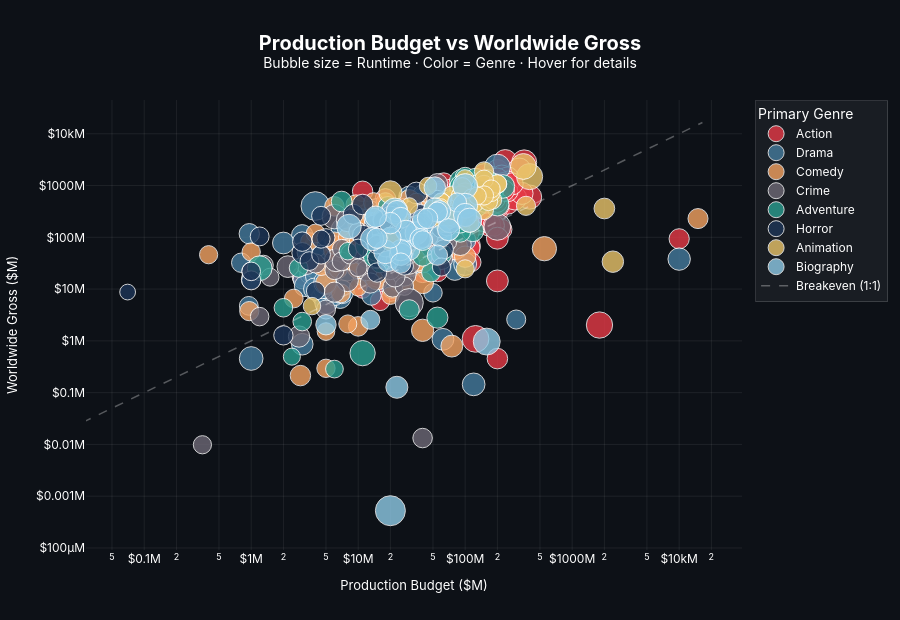

The code cell stored with this chart in its notebook:
### Code cell
import ast, pandas as pd, numpy as np
import plotly.graph_objects as go

def primary_genre(x):
    try:
        genres = ast.literal_eval(x)
        return genres[0] if genres else "Unknown"
    except:
        return "Unknown"

df["primary_genre"] = df["genres"].apply(primary_genre)
df["budget_M"]      = df["productionBudget"] / 1e6
df["gross_M"]       = df["worldwideGross"] / 1e6
df["runtime_min"]   = df["runtimeSeconds"] / 60
df = df.dropna(subset=["budget_M", "gross_M", "totalStarMeter", "runtime_min"])

top_genres = ["Action", "Drama", "Comedy", "Crime", "Adventure", "Horror", "Animation", "Biography"]
df = df[df["primary_genre"].isin(top_genres)]

genre_colors = {
    "Action":    "#e63946",
    "Drama":     "#457b9d",
    "Comedy":    "#f4a261",
    "Crime":     "#6d6875",
    "Adventure": "#2a9d8f",
    "Horror":    "#1d3557",
    "Animation": "#e9c46a",
    "Biography": "#8ecae6",
}

fig = go.Figure()

for genre in top_genres:
    g = df[df["primary_genre"] == genre]
    fig.add_trace(go.Scatter(
        x=g["budget_M"],
        y=g["gross_M"],
        mode="markers",
        name=genre,
        marker=dict(
            size=g["runtime_min"] / 4,
            color=genre_colors[genre],
            opacity=0.8,
            line=dict(width=1, color="white"),
            sizemode="area",
            sizeref=2. * df["runtime_min"].max() / (60.**2),
            sizemin=4,
        ),
        customdata=np.stack([
            g["primaryTitle"],
            g["runtime_min"].round(0),
            g["totalStarMeter"],
            g["grossBudgetRatio"].round(2),
            g["startYear"].astype(int)
        ], axis=-1),
        hovertemplate=(
            "<b>%{customdata[0]}</b><br>"
            "Budget: $%{x:.0f}M<br>"
            "Gross: $%{y:.0f}M<br>"
            "Runtime: %{customdata[1]} min<br>"
            "Star Meter: %{customdata[2]}<br>"
            "ROI Ratio: %{customdata[3]}x<br>"
            "Year: %{customdata[4]}<br>"
            "<extra></extra>"
        )
    ))

# Breakeven line
max_budget = df["budget_M"].max() * 1.1
fig.add_trace(go.Scatter(
    x=[0, max_budget],
    y=[0, max_budget],
    mode="lines",
    name="Breakeven (1:1)",
    line=dict(color="rgba(255,255,255,0.3)", dash="dash", width=1.5),
    hoverinfo="skip",
))

fig.update_layout(
    title=dict(
        text="<b>Production Budget vs Worldwide Gross</b><br><sup>Bubble size = Runtime · Color = Genre · Hover for details</sup>",
        font=dict(size=20, color="white"),
        x=0.5,
        xanchor="center",
    ),
    paper_bgcolor="#0d1117",
    plot_bgcolor="#0d1117",
    font=dict(color="white", family="Inter, sans-serif"),
    xaxis=dict(
        title="Production Budget ($M)",
        gridcolor="rgba(255,255,255,0.07)",
        zerolinecolor="rgba(255,255,255,0.15)",
        tickprefix="$",
        ticksuffix="M",
        type="log",
        title_font=dict(size=13),
    ),
    yaxis=dict(
        title="Worldwide Gross ($M)",
        gridcolor="rgba(255,255,255,0.07)",
        zerolinecolor="rgba(255,255,255,0.15)",
        tickprefix="$",
        ticksuffix="M",
        type="log",
        title_font=dict(size=13),
    ),
    legend=dict(
        title="Primary Genre",
        bgcolor="rgba(255,255,255,0.05)",
        bordercolor="rgba(255,255,255,0.15)",
        borderwidth=1,
        font=dict(size=12),
    ),
    hoverlabel=dict(
        bgcolor="#1c1c2e",
        bordercolor="rgba(255,255,255,0.2)",
        font=dict(size=13, color="white"),
    ),
    margin=dict(l=70, r=40, t=100, b=70),
    height=620,
)

fig.show()

### Figure 1 — Plotly figure (JSON) as saved in the notebook; plotly's stock layout.template omitted (floating-point values rounded to 4 significant figures; data arrays with more than 128 entries replaced by an {"elided": "..."} marker saying what was removed)
{"data": [{"customdata": {"elided": "233x5 mixed values"}, "hovertemplate": "<b>%{customdata[0]}</b><br>Budget: $%{x:.0f}M<br>Gross: $%{y:.0f}M<br>Runtime: %{customdata[1]} min<br>Star Meter: %{customdata[2]}<br>ROI Ratio: %{customdata[3]}x<br>Year: %{customdata[4]}<br><extra></extra>", "marker": {"color": "#e63946", "line": {"color": "white", "width": 1}, "opacity": 0.8, "size": {"elided": "233 float values"}, "sizemin": 4, "sizemode": "area", "sizeref": 0.1444}, "mode": "markers", "name": "Action", "type": "scatter", "x": {"elided": "233 float values"}, "y": {"elided": "233 float values"}}, {"customdata": {"elided": "136x5 mixed values"}, "hovertemplate": "<b>%{customdata[0]}</b><br>Budget: $%{x:.0f}M<br>Gross: $%{y:.0f}M<br>Runtime: %{customdata[1]} min<br>Star Meter: %{customdata[2]}<br>ROI Ratio: %{customdata[3]}x<br>Year: %{customdata[4]}<br><extra></extra>", "marker": {"color": "#457b9d", "line": {"color": "white", "width": 1}, "opacity": 0.8, "size": {"elided": "136 float values"}, "sizemin": 4, "sizemode": "area", "sizeref": 0.1444}, "mode": "markers", "name": "Drama", "type": "scatter", "x": {"elided": "136 float values"}, "y": {"elided": "136 float values"}}, {"customdata": {"elided": "103x5 mixed values"}, "hovertemplate": "<b>%{customdata[0]}</b><br>Budget: $%{x:.0f}M<br>Gross: $%{y:.0f}M<br>Runtime: %{customdata[1]} min<br>Star Meter: %{customdata[2]}<br>ROI Ratio: %{customdata[3]}x<br>Year: %{customdata[4]}<br><extra></extra>", "marker": {"color": "#f4a261", "line": {"color": "white", "width": 1}, "opacity": 0.8, "size": [27.0, 36.0, 24.25, 27.25, 32.5, 28.5, 40.25, 20.75, 29.5, 32.0, 34.75, 26.75, 24.75, 25.75, 25.75, 25.5, 24.25, 35.25, 37.0, 25.0, 24.25, 29.0, 25.75, 27.25, 32.0, 29.25, 22.0, 29.0, 25.75, 28.75, 24.25, 28.0, 25.5, 28.25, 34.75, 34.5, 47.25, 30.5, 33.25, 32.75, 30.25, 22.25, 24.25, 32.0, 24.25, 29.25, 27.0, 31.5, 30.75, 23.25, 23.75, 28.0, 22.0, 24.0, 24.25, 27.0, 24.5, 26.25, 28.0, 25.25, 27.75, 23.5, 26.75, 25.25, 27.5, 25.75, 24.0, 27.25, 22.5, 22.0, 23.75, 42.5, 25.5, 33.25, 29.75, 31.5, 26.5, 23.0, 36.75, 23.0, 41.0, 22.5, 25.75, 29.0, 33.75, 33.0, 23.5, 29.75, 27.0, 25.25, 29.0, 23.0, 22.25, 26.75, 30.5, 34.75, 29.25, 27.25, 26.75, 27.75, 26.25, 27.5, 24.0], "sizemin": 4, "sizemode": "area", "sizeref": 0.1444}, "mode": "markers", "name": "Comedy", "type": "scatter", "x": [17.0, 40.0, 10.0, 35.0, 40.0, 12.0, 90.0, 65.0, 50.0, 30.0, 6.0, 30.0, 25.0, 6.9, 6.0, 18.0, 30.0, 35.0, 25.0, 35.0, 8.5, 20.0, 60.0, 35.0, 16.4, 15.0, 19.0, 15000.0, 25.0, 15.0, 30.0, 9.5, 6.0, 20.0, 40.0, 75.0, 80.0, 10.0, 40.0, 55.0, 2.884, 20.0, 5.0, 5.0, 17.0, 80.0, 14.0, 50.0, 12.0, 6.5, 11.0, 30.0, 3.5, 25.0, 1.0, 52.0, 36.0, 35.0, 17.0, 2.5, 10.0, 8.0, 15.0, 8.0, 6.0, 45.0, 18.0, 37.0, 4.5, 24.0, 7.5, 550.0, 4.0, 13.0, 40.0, 23.0, 50.0, 20.0, 10.0, 15.0, 15.0, 5.0, 18.0, 26.0, 40.0, 100.0, 10.0, 14.0, 40.0, 23.0, 50.0, 25.0, 10.0, 0.96, 21.0, 50.0, 15.0, 25.0, 17.0, 30.0, 100.0, 21.0, 0.4], "y": [31.7, 1.6, 30.86, 326.6, 312.9, 35.86, 393.9, 179.4, 145.1, 523.1, 57.4, 79.63, 174.6, 8.262, 70.77, 49.1, 26.34, 117.6, 13.74, 469.3, 32.55, 107.9, 264.1, 131.1, 235.9, 48.26, 278.0, 230.1, 220.3, 162.7, 53.68, 426.6, 83.56, 170.1, 13.28, 0.7919, 65.27, 175.4, 33.28, 96.12, 0.2134, 7.47, 0.2952, 13.06, 130.2, 214.9, 93.6, 113.4, 97.63, 23.69, 235.5, 102.8, 83.46, 85.22, 52.08, 706.4, 33.46, 51.99, 115.6, 6.579, 1.905, 2.123, 45.21, 100.5, 396.3, 87.26, 141.8, 113.1, 27.09, 87.14, 60.8, 60.26, 118.7, 45.76, 288.5, 105.2, 549.4, 168.4, 26.2, 74.85, 16.4, 1.513, 477.4, 177.4, 252.6, 42.26, 78.99, 463.4, 317.4, 351.6, 177.6, 22.61, 10.83, 3.754, 236.4, 273.6, 96.76, 30.38, 247.3, 162.7, 452.0, 71.45, 46.14]}, {"customdata": {"elided": "66x5 mixed values"}, "hovertemplate": "<b>%{customdata[0]}</b><br>Budget: $%{x:.0f}M<br>Gross: $%{y:.0f}M<br>Runtime: %{customdata[1]} min<br>Star Meter: %{customdata[2]}<br>ROI Ratio: %{customdata[3]}x<br>Year: %{customdata[4]}<br><extra></extra>", "marker": {"color": "#6d6875", "line": {"color": "white", "width": 1}, "opacity": 0.8, "size": [35.0, 35.0, 43.75, 28.25, 28.25, 31.75, 40.25, 38.5, 34.75, 37.75, 29.5, 38.25, 30.5, 26.25, 47.25, 24.0, 26.5, 32.5, 37.75, 51.5, 32.0, 34.5, 24.5, 44.5, 24.75, 32.25, 25.5, 50.5, 30.5, 29.75, 28.5, 42.5, 39.25, 26.75, 34.5, 25.5, 24.75, 28.75, 35.0, 32.75, 29.25, 29.0, 32.0, 30.25, 27.5, 25.25, 33.75, 42.0, 34.0, 31.75, 57.25, 30.0, 41.75, 30.5, 37.25, 37.5, 23.25, 31.25, 25.75, 30.25, 26.5, 22.75, 39.5, 26.25, 34.5, 29.75], "sizemin": 4, "sizemode": "area", "sizeref": 0.1444}, "mode": "markers", "name": "Crime", "type": "scatter", "x": [90.0, 7.92, 6.0, 21.0, 90.0, 33.0, 27.0, 8.0, 63.0, 90.0, 19.0, 46.0, 25.0, 5.0, 60.0, 0.35, 6.0, 3.3, 6.2, 200.0, 35.0, 35.0, 7.0, 52.0, 27.0, 30.0, 7.0, 13.0, 55.0, 20.0, 1.3, 50.0, 65.0, 11.0, 25.0, 12.0, 1.2, 75.0, 15.0, 2.8, 8.5, 85.0, 30.0, 22.0, 40.0, 10.0, 19.0, 44.0, 2.2, 90.0, 30.0, 6.0, 100.0, 45.0, 40.0, 60.0, 1.5, 37.0, 1.0, 12.0, 4.0, 10.0, 90.0, 30.0, 40.0, 13.0], "y": [72.56, 14.57, 250.9, 10.84, 241.7, 329.8, 19.19, 213.9, 101.3, 292.1, 272.7, 122.1, 171.6, 4.032, 286.8, 0.009844, 23.34, 30.69, 36.05, 158.8, 182.3, 126.2, 60.61, 116.1, 11.42, 102.6, 34.27, 48.2, 1079.0, 23.88, 28.98, 66.44, 84.79, 44.2, 156.6, 38.0, 2.942, 351.7, 47.16, 1.212, 47.43, 450.7, 30.84, 17.29, 0.01328, 128.0, 50.02, 161.2, 27.17, 137.3, 5.476, 8.71, 193.8, 104.9, 152.3, 39.63, 16.99, 154.0, 22.06, 22.91, 31.19, 25.86, 232.6, 83.68, 251.2, 13.1]}, {"customdata": {"elided": "56x5 mixed values"}, "hovertemplate": "<b>%{customdata[0]}</b><br>Budget: $%{x:.0f}M<br>Gross: $%{y:.0f}M<br>Runtime: %{customdata[1]} min<br>Star Meter: %{customdata[2]}<br>ROI Ratio: %{customdata[3]}x<br>Year: %{customdata[4]}<br><extra></extra>", "marker": {"color": "#2a9d8f", "line": {"color": "white", "width": 1}, "opacity": 0.8, "size": [39.0, 55.0, 28.25, 42.25, 38.0, 44.5, 36.0, 38.25, 53.0, 24.5, 50.25, 35.0, 29.0, 34.25, 28.5, 28.5, 22.25, 39.25, 37.25, 25.0, 44.75, 31.0, 44.5, 32.5, 32.25, 22.75, 35.5, 42.25, 31.0, 26.0, 25.5, 40.25, 29.0, 30.75, 28.75, 35.75, 36.5, 24.0, 21.0, 25.0, 35.5, 27.0, 56.75, 37.0, 46.25, 26.0, 29.25, 21.5, 30.5, 31.75, 33.0, 40.25, 28.5, 28.75, 35.75, 32.25], "sizemin": 4, "sizemode": "area", "sizeref": 0.1444}, "mode": "markers", "name": "Adventure", "type": "scatter", "x": [200.0, 13.28, 40.0, 165.0, 125.0, 93.0, 108.0, 70.0, 15.0, 16.0, 94.0, 52.0, 19.0, 118.0, 19.0, 100.0, 8.0, 150.0, 12.0, 2.0, 94.0, 130.0, 1.2, 125.0, 55.0, 6.0, 130.0, 180.0, 7.0, 48.0, 2.777, 100.0, 125.0, 90.0, 40.0, 180.0, 125.0, 22.7, 2.4, 3.0, 70.0, 110.0, 15.0, 15.0, 11.0, 65.0, 30.0, 84.0, 60.0, 70.0, 180.0, 225.0, 90.0, 150.0, 90.0, 160.0], "y": [433.0, 65.5, 94.04, 774.6, 1029.0, 897.2, 630.6, 321.5, 74.44, 31.05, 1149.0, 355.8, 393.0, 133.5, 65.64, 1447.0, 53.97, 900.4, 68.95, 4.362, 944.9, 403.4, 25.27, 1343.0, 2.812, 0.2851, 810.6, 1017.0, 490.7, 20.93, 25.64, 883.4, 634.5, 127.5, 43.07, 745.0, 960.9, 38.12, 0.4957, 2.359, 300.9, 574.5, 46.12, 56.68, 0.5792, 262.8, 3.985, 275.7, 47.39, 137.5, 816.0, 959.1, 188.1, 475.0, 429.6, 1266.0]}, {"customdata": {"elided": "49x5 mixed values"}, "hovertemplate": "<b>%{customdata[0]}</b><br>Budget: $%{x:.0f}M<br>Gross: $%{y:.0f}M<br>Runtime: %{customdata[1]} min<br>Star Meter: %{customdata[2]}<br>ROI Ratio: %{customdata[3]}x<br>Year: %{customdata[4]}<br><extra></extra>", "marker": {"color": "#1d3557", "line": {"color": "white", "width": 1}, "opacity": 0.8, "size": [27.25, 28.5, 32.0, 28.75, 26.0, 23.0, 27.0, 29.75, 27.75, 29.25, 26.0, 27.5, 27.25, 23.5, 31.25, 33.75, 31.75, 27.75, 25.5, 26.0, 27.75, 26.25, 33.75, 25.0, 27.25, 24.5, 25.5, 18.0, 30.5, 28.5, 28.0, 28.75, 29.25, 30.5, 28.5, 30.5, 24.0, 23.75, 29.0, 25.75, 25.75, 27.0, 26.0, 32.5, 27.5, 27.75, 25.0, 24.5, 24.0], "sizemin": 4, "sizemode": "area", "sizeref": 0.1444}, "mode": "markers", "name": "Horror", "type": "scatter", "x": [63.0, 45.0, 38.0, 60.0, 51.0, 21.0, 20.0, 80.0, 14.0, 11.0, 15.0, 50.0, 20.0, 5.0, 3.0, 35.0, 28.0, 18.0, 3.5, 4.5, 10.0, 1.0, 55.0, 15.0, 15.0, 4.0, 4.5, 0.07, 35.0, 24.0, 20.0, 17.0, 9.0, 97.0, 30.0, 11.0, 27.0, 4.5, 20.0, 1.2, 18.0, 2.0, 17.0, 68.0, 3.0, 40.0, 1.0, 23.0, 60.0], "y": [58.5, 204.7, 270.0, 151.3, 238.6, 39.06, 62.91, 350.9, 173.0, 109.5, 39.41, 317.9, 291.6, 98.45, 49.93, 719.8, 138.1, 64.81, 34.75, 259.9, 59.78, 14.75, 499.2, 72.3, 20.87, 9.208, 46.17, 8.757, 166.6, 137.7, 321.3, 217.4, 278.5, 240.9, 132.2, 430.9, 27.83, 92.2, 256.1, 104.0, 161.4, 1.279, 210.0, 171.2, 82.52, 97.23, 21.99, 112.9, 26.68]}, {"customdata": {"elided": "49x5 mixed values"}, "hovertemplate": "<b>%{customdata[0]}</b><br>Budget: $%{x:.0f}M<br>Gross: $%{y:.0f}M<br>Runtime: %{customdata[1]} min<br>Star Meter: %{customdata[2]}<br>ROI Ratio: %{customdata[3]}x<br>Year: %{customdata[4]}<br><extra></extra>", "marker": {"color": "#e9c46a", "line": {"color": "white", "width": 1}, "opacity": 0.8, "size": [24.5, 49.25, 26.0, 23.0, 27.0, 23.75, 23.75, 24.75, 38.75, 27.0, 48.0, 35.0, 26.0, 29.25, 31.0, 25.5, 22.0, 25.75, 25.5, 20.25, 21.5, 22.0, 27.75, 23.75, 29.0, 26.5, 27.0, 23.0, 24.5, 26.25, 22.5, 25.75, 28.75, 29.75, 24.5, 24.0, 25.0, 25.0, 23.0, 25.5, 23.75, 23.25, 26.75, 33.25, 25.0, 25.0, 23.0, 26.0, 20.25], "sizemin": 4, "sizemode": "area", "sizeref": 0.1444}, "mode": "markers", "name": "Animation", "type": "scatter", "x": [110.0, 400.0, 150.0, 100.0, 150.0, 63.0, 100.0, 70.0, 20.0, 150.0, 350.0, 100.0, 80.0, 90.0, 2000.0, 90.0, 45.0, 20.0, 78.0, 30.0, 75.0, 3.7, 150.0, 50.0, 120.0, 370.0, 75.0, 90.0, 180.0, 175.0, 60.0, 200.0, 92.0, 24.0, 165.0, 175.0, 94.0, 200.0, 115.0, 150.0, 175.0, 85.0, 150.0, 2400.0, 60.0, 70.0, 130.0, 110.0, 59.0], "y": [437.8, 1486.0, 335.0, 1361.0, 1867.0, 184.4, 24.62, 218.6, 738.1, 1026.0, 2334.0, 690.8, 239.7, 394.9, 360.2, 480.5, 979.2, 83.71, 334.5, 401.2, 543.3, 4.697, 623.7, 351.5, 462.0, 405.6, 634.3, 497.4, 527.4, 823.3, 489.0, 1067.0, 631.7, 243.4, 494.9, 735.1, 941.6, 1074.0, 579.8, 1312.0, 859.1, 252.7, 643.3, 33.85, 470.8, 250.4, 632.4, 190.5, 383.3]}, {"customdata": {"elided": "42x5 mixed values"}, "hovertemplate": "<b>%{customdata[0]}</b><br>Budget: $%{x:.0f}M<br>Gross: $%{y:.0f}M<br>Runtime: %{customdata[1]} min<br>Star Meter: %{customdata[2]}<br>ROI Ratio: %{customdata[3]}x<br>Year: %{customdata[4]}<br><extra></extra>", "marker": {"color": "#8ecae6", "line": {"color": "white", "width": 1}, "opacity": 0.8, "size": [31.25, 65.0, 31.5, 45.0, 45.0, 33.0, 36.25, 48.75, 33.5, 35.25, 35.25, 34.75, 32.5, 37.5, 31.75, 43.5, 44.5, 32.5, 26.0, 32.5, 26.25, 35.0, 40.0, 29.75, 33.75, 29.25, 35.25, 32.25, 28.5, 30.0, 33.5, 52.25, 30.0, 30.0, 30.75, 39.0, 39.25, 42.5, 28.5, 29.75, 32.75, 30.0], "sizemin": 4, "sizemode": "area", "sizeref": 0.1444}, "mode": "markers", "name": "Biography", "type": "scatter", "x": [30.0, 20.0, 19.0, 100.0, 100.0, 30.0, 25.0, 22.0, 52.0, 52.0, 59.0, 40.0, 23.0, 35.0, 25.0, 8.2, 72.0, 28.0, 13.0, 25.0, 84.0, 23.0, 18.0, 55.0, 58.0, 55.0, 70.0, 20.0, 14.0, 40.0, 20.0, 159.0, 5.0, 44.5, 38.0, 13.5, 100.0, 110.0, 40.0, 15.0, 14.6, 25.0], "y": [105.4, 0.000524, 34.73, 975.8, 407.0, 57.89, 47.08, 322.2, 910.8, 352.1, 105.7, 180.6, 321.8, 120.1, 237.6, 161.5, 213.2, 133.4, 2.553, 56.51, 471.9, 0.1269, 52.27, 45.24, 316.8, 307.1, 140.5, 98.69, 233.6, 224.9, 187.7, 0.9689, 2.048, 232.3, 93.33, 92.18, 269.8, 213.7, 86.43, 95.92, 250.6, 31.75]}, {"hoverinfo": "skip", "line": {"color": "rgba(255,255,255,0.3)", "dash": "dash", "width": 1.5}, "mode": "lines", "name": "Breakeven (1:1)", "type": "scatter", "x": [0, 16500], "y": [0, 16500]}], "layout": {"font": {"color": "white", "family": "Inter, sans-serif"}, "height": 620, "hoverlabel": {"bgcolor": "#1c1c2e", "bordercolor": "rgba(255,255,255,0.2)", "font": {"color": "white", "size": 13}}, "legend": {"bgcolor": "rgba(255,255,255,0.05)", "bordercolor": "rgba(255,255,255,0.15)", "borderwidth": 1, "font": {"size": 12}, "title": {"text": "Primary Genre"}}, "margin": {"b": 70, "l": 70, "r": 40, "t": 100}, "paper_bgcolor": "#0d1117", "plot_bgcolor": "#0d1117", "title": {"font": {"color": "white", "size": 20}, "text": "<b>Production Budget vs Worldwide Gross</b><br><sup>Bubble size = Runtime · Color = Genre · Hover for details</sup>", "x": 0.5, "xanchor": "center"}, "xaxis": {"gridcolor": "rgba(255,255,255,0.07)", "tickprefix": "$", "ticksuffix": "M", "title": {"font": {"size": 13}, "text": "Production Budget ($M)"}, "type": "log", "zerolinecolor": "rgba(255,255,255,0.15)"}, "yaxis": {"gridcolor": "rgba(255,255,255,0.07)", "tickprefix": "$", "ticksuffix": "M", "title": {"font": {"size": 13}, "text": "Worldwide Gross ($M)"}, "type": "log", "zerolinecolor": "rgba(255,255,255,0.15)"}}}
